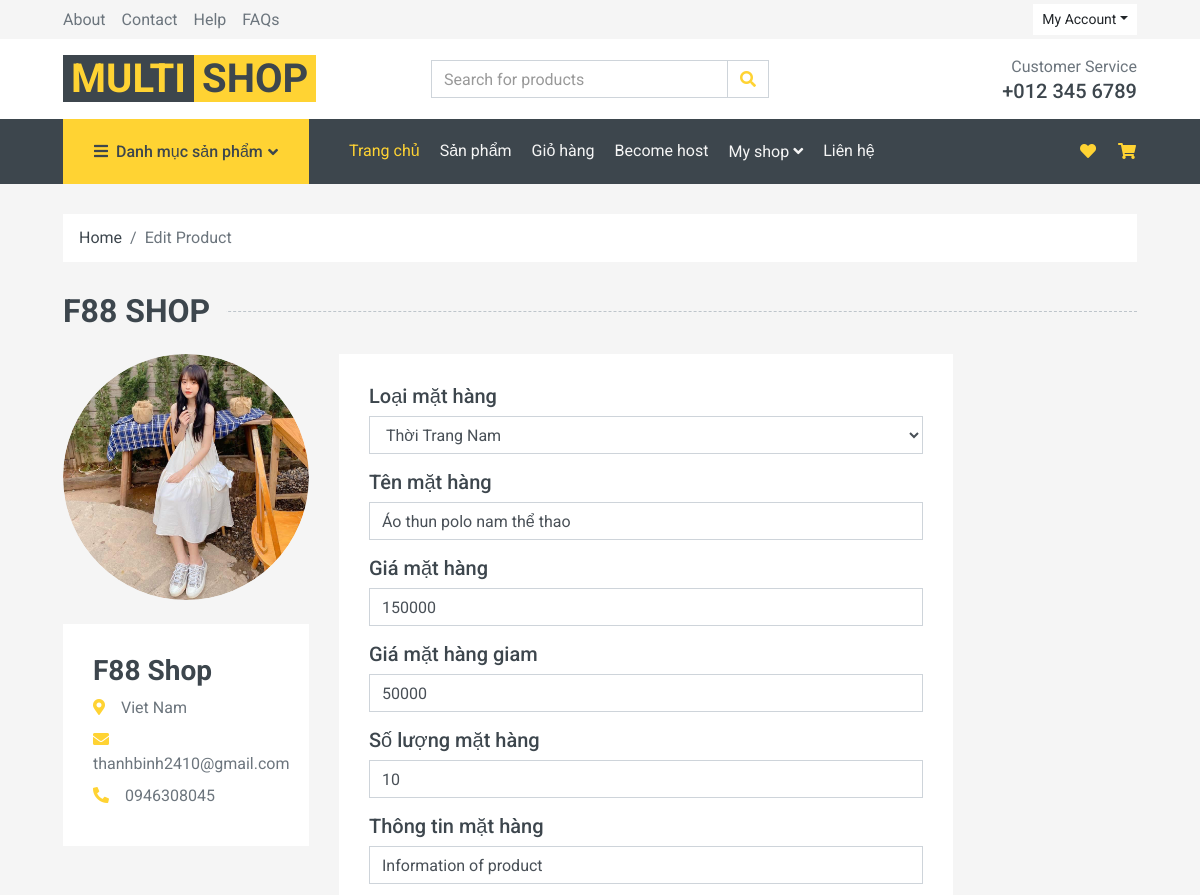
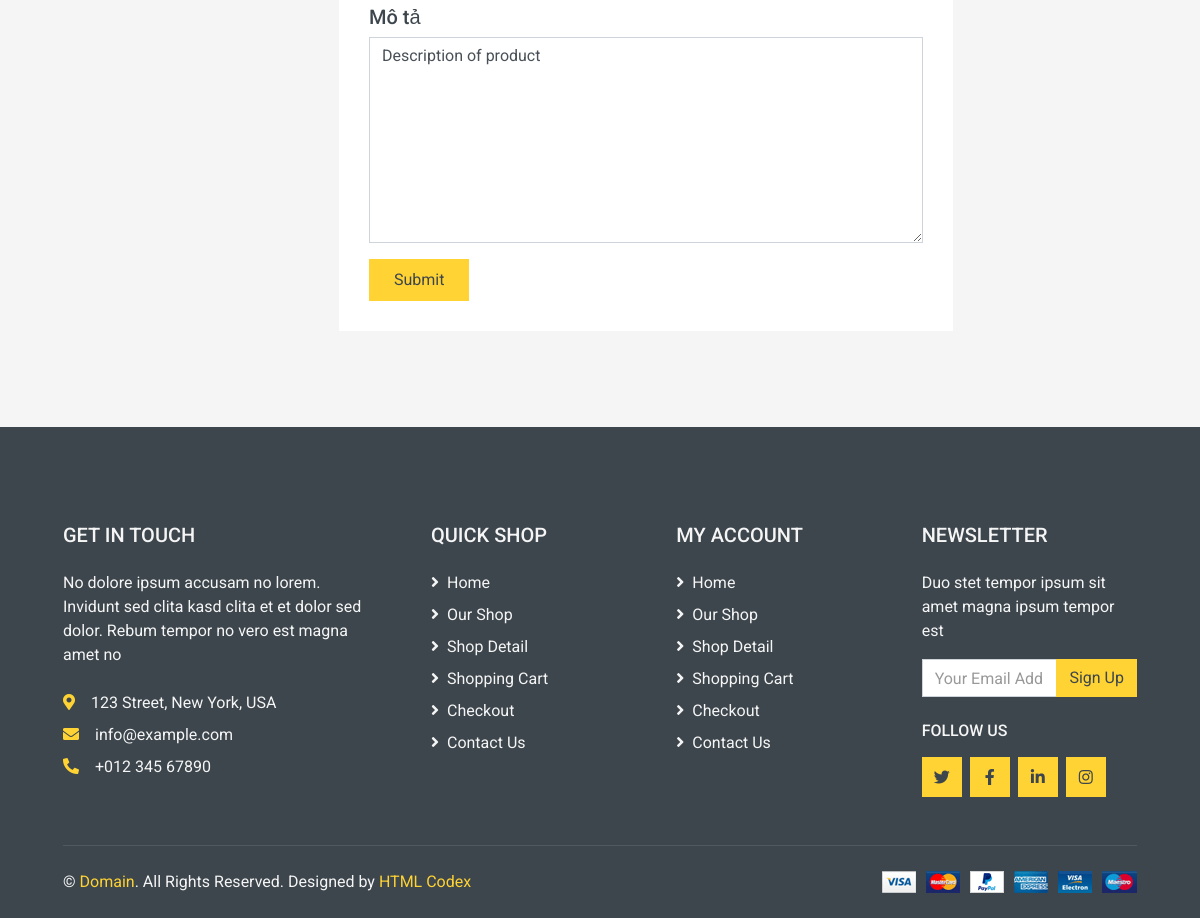
/edit-product/1/ (signed in), run on the app's committed database (2 pictures, top to bottom).
### ecommerce/models.py (models this page shows, shortened)
class Shop(models.Model):
    user = models.ForeignKey(User, models.DO_NOTHING)
    shop_name = models.TextField(blank=True, null=True)
    shop_phone = models.TextField(blank=True, null=True)
    shop_address = models.TextField(blank=True, null=True)
    shop_email = models.TextField(blank=True, null=True)
    shop_type = models.TextField(blank=True, null=True)
    shop_description = models.TextField(blank=True, null=True)
    shop_image_path = models.TextField(blank=True, null=True)
    paypal= models.TextField(blank=True, null=True)
    class Meta:
        managed = True
        db_table = 'shop'

class Category(models.Model):
    cate_id = models.AutoField(primary_key=True)
    cate_parent_id = models.IntegerField(blank=True, null=True)
    cate_name = models.TextField(blank=True, null=True)
    cate_description = models.TextField(blank=True, null=True)
    cate_status = models.BooleanField(blank=True, null=True)
    image_path = models.TextField(blank=True, null=True)
    class Meta:
        managed = True
        db_table = 'category'

class Product(models.Model):
    product_id = models.AutoField(primary_key=True)
    cate_id = models.ForeignKey(Category, models.DO_NOTHING)
    product_name = models.TextField(blank=True, null=True)
    product_price = models.IntegerField(blank=True, null=True)
    product_price_new = models.IntegerField(blank=True, null=True)
    product_quantity = models.IntegerField(blank=True, null=True)
    product_detail = models.TextField(blank=True, null=True)
    product_status = models.BooleanField(blank=True, null=True)
    rate = models.TextField(blank=True, null=True)
    description = models.TextField(blank=True, null=True)
    information = models.TextField(blank=True, null=True)
    review = models.TextField(blank=True, null=True)
    image_path = models.TextField(blank=True, null=True)
    type = models.TextField(blank=True, null=True)
    class Meta:
        managed = True
        db_table = 'product'

### ecommerce/views.py (the view)
# urls.py: path('edit-product/<int:product_id>/', editproduct, name='editproduct'),
@login_required
def editproduct(request, product_id):
    user = request.user
    try:
        product = ShopDetail.objects.get(user_id=user.id, product_id=product_id).product
    except ShopDetail.DoesNotExist:
        return redirect(reverse('shopdetail'))
    user_id = request.user.id
    user = AuthUser.objects.filter(id=user_id).values()[0]
    shop = Shop.objects.filter(user_id=user_id).values()[0]
    category = Category.objects.filter(cate_id=product.cate_id_id).values()[0]
    categories = Category.objects.all()
    return render(request, 'home/editproduct.html', {'user':user,
                                                     'shop': shop ,
                                                     'product': product,
                                                     'category': category,
                                                     'categories': categories})

### templates/home/editproduct.html (shortened to what this page needs)
{% extends "home/base.html" %}
{% load static %}
{% load custom_filter %}
{% block placeholder %}
    <div class="container-fluid">
        <div class="row px-xl-5">
            <div class="col-12">
                <nav class="breadcrumb bg-light mb-30">
                    <a class="breadcrumb-item text-dark" href="#">Home</a>
                    <span class="breadcrumb-item active">Edit Product</span>
                </nav>
            </div>
        </div>
    </div>
    <div class="container-fluid">
        <h2 class="section-title position-relative text-uppercase mx-xl-5 mb-4"><span class="bg-secondary pr-3">{{shop.shop_name}}</span></h2>
        <div class="row px-xl-5">
            <div class="col-lg-3 mb-5">
                <div class="product-img position-relative overflow-hidden mb-4" style="border-radius: 50%;">
                    <img class="img-fluid w-100" src="{% static 'img/user_image' %}/{{ shop.shop_image_path }}" alt="" style="border-radius: 50%;">
                </div>
                <div class="bg-light p-30 mb-3">
                    <h3>{{shop.shop_name}}</h3>
                    <p class="mb-2"><i class="fa fa-map-marker-alt text-primary mr-3"></i>{{ shop.shop_address }}</p>
                    <p class="mb-2"><i class="fa fa-envelope text-primary mr-3"></i>{{ shop.shop_email }}</p>
                    <p class="mb-2"><i class="fa fa-phone-alt text-primary mr-3"></i>{{ shop.shop_phone }}</p>
                </div>
            </div>
            <div class="col-lg-7 mb-5">
                <div class="contact-form bg-light p-30">
                    <form action="/edit-product-send" method="post" novalidate="novalidate">
                        <h5> Loại mặt hàng </h5>
                        <div class="control-group">
                            <select class="form-control" name="cate" required="required" data-validation-required-message="Nhập loại sản phẩm">
                                <option value="{{ category.cate_id }}">{{ category.cate_name }}</option>
                            </select>
                        </div>
                        <h5> Tên mặt hàng </h5>
                        <div class="control-group">
                            <input type="text" class="form-control" value="{{ product.product_name }}" name="name" placeholder="Tên mặt hàng"
                                required="required" data-validation-required-message="Nhập tên mặt hàng" />
                        </div>
                        <h5> Giá mặt hàng </h5>
                        <div class="control-group">
                            <input type="text" class="form-control" value="{{ product.product_price }}" name="price" placeholder="Giá mặt hàng"
                                required="required" data-validation-required-message="Nhập giá mặt hàng" />
                        </div>
                        <h5> Giá mặt hàng giam</h5>
                        <div class="control-group">
                            <input type="text" class="form-control" value="{{ product.product_price_new }}" name="price_new" placeholder="Giá mặt hàng"
                                required="required" data-validation-required-message="Nhập giá mặt hàng" />
                        </div>
                        <h5> Số lượng mặt hàng </h5>
                        <div class="control-group">
                            <input type="text" class="form-control" value="{{ product.product_quantity }}" name="quantity" placeholder="Số lượng mặt hàng"
                                required="required" data-validation-required-message="Nhập số lượng mặt hàng" />
                        </div>
                        <h5> Thông tin mặt hàng </h5>
                        <div class="control-group">
                            <input type="text" class="form-control" value="{{ product.information }}" name="information" placeholder="Thông tin mặt hàng"
                                required="required" data-validation-required-message="Nhập thông tin mặt hàng" />
                        </div>
                        <h5> Mô tả </h5>
                        <div class="control-group">
                            <textarea class="form-control" rows="8" name="description" placeholder="Mô tả mặt hàng"
                                required="required"
                                data-validation-required-message="Nhập thông tin mô tả mặt hàng">{{ product.description }}</textarea>
                        </div>
                        <div>
                            <button class="btn btn-primary py-2 px-4" type="submit">Submit</button>
                        </div>
                    </form>
                </div>
            </div>
        </div>
    </div>
{% endblock %}

### data on the page
Shop: shop_name "F88 SHOP", shop_image_path (picture), shop_name "F88 Shop", shop_address "Viet Nam", shop_email "thanhbinh2410@gmail.com", shop_phone "0946308045"
Category: cate "Thời Trang Nam"
Product: name "Áo thun polo nam thể thao", price "150000", price_new "50000", quantity "10", information "Information of product", description "Description of product"
